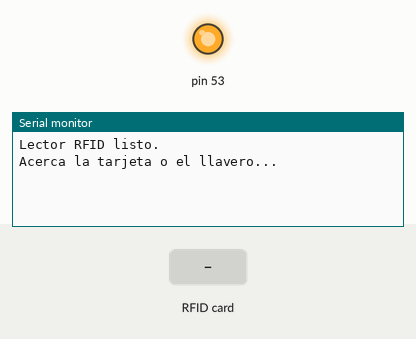
A sketch run on a simulated Arduino Mega 2560, built with avr-gcc and run on an emulated ATmega2560. Parts: output pins drawn as LEDs (lit = HIGH), the last lines printed to the serial monitor. The inputs (shaded band) are chosen by the test bench.

Above: at 1.2 s.
1.3 s: RFID card A2 25 E6 1C held to the reader
At 1.7 s:
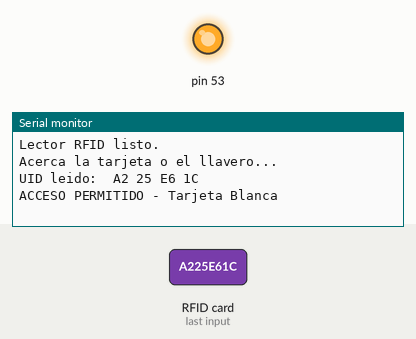
2.8 s: RFID card 5E 7A 19 C4 held to the reader
At 4.3 s:
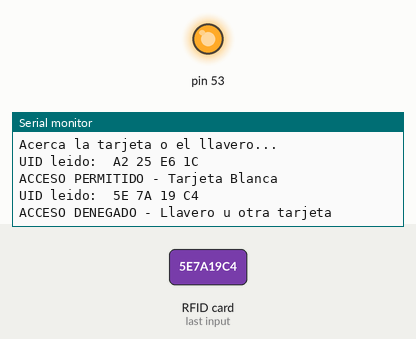

Measured:
- after the input at 1.3 s, the serial monitor: prints a new line at once (image 1)
- after the input at 2.8 s, the serial monitor: prints a new line at once (image 2)

The sketch:

RFID.ino
```cpp
#include <SPI.h>
#include <MFRC522.h>

#define SS_PIN  5   // Pin SDA
#define RST_PIN 22  // Pin RST

MFRC522 rfid(SS_PIN, RST_PIN);

byte tarjetaAutorizada[4] = {0xA2, 0x25, 0xE6, 0x1C}; // Colocar UID de la tarjeta autorizada

void setup() {
  Serial.begin(9600);
  SPI.begin();
  rfid.PCD_Init();

  Serial.println("Lector RFID listo.");
  Serial.println("Acerca la tarjeta o el llavero...");
}

void loop() {
  if (!rfid.PICC_IsNewCardPresent()) {
    return;
  }
  if (!rfid.PICC_ReadCardSerial()) {
    return;
  }

  Serial.print("UID leido: ");
  for (byte i = 0; i < rfid.uid.size; i++) {
    Serial.print(rfid.uid.uidByte[i] < 0x10 ? " 0" : " ");
    Serial.print(rfid.uid.uidByte[i], HEX);
  }
  Serial.println();

  bool acceso = true;
  for (byte i = 0; i < 4; i++) {
    if (rfid.uid.uidByte[i] != tarjetaAutorizada[i]) {
      acceso = false;
      break;
    }
  }

  if (acceso) {
    Serial.println("ACCESO PERMITIDO - Tarjeta Blanca");
  } else {
    Serial.println("ACCESO DENEGADO - Llavero u otra tarjeta");
  }

  rfid.PICC_HaltA();
}
```
